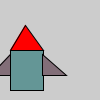
Frame 1 (no input)
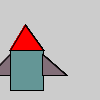
Frame 60 (the mouse pressed at the canvas centre just before this capture)
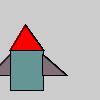
Frame 120 (the mouse held since frame 60 and released just before this capture)

The Processing sketch that drew these frames (run headless with seeded random() and noise(); from frame 60 on, the mouse is pressed at the canvas centre):

// Processing sketch: sketch_spaceship160909b
// ── sketch_spaceship160909b.pde
void setup(){
  size(100,100);
}
void draw(){
  fill(255,0,0);
  triangle(43,50,25,25,10,50);
  fill(100,150,150);
  rect(10,50,33,40);
  fill(130,110,120);
  triangle(66,75,42,54,42,75);
  triangle(-10,75,10,54,10,75);
  





}
